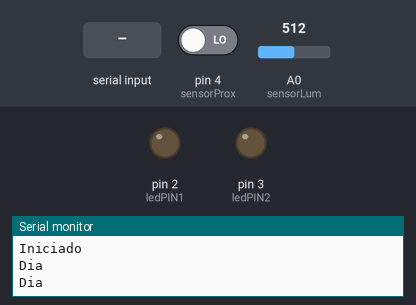
This sketch was run on a simulated Arduino Uno, built with avr-gcc and run on an emulated ATmega328P. Parts: output pins drawn as LEDs (lit = HIGH), the last lines printed to the serial monitor. Inputs (shaded band) come from the test bench; at power-on: A0 (sensorLum) = 512, pin 4 (sensorProx) LOW.

Above: at 10.8 s.
10.9 s: "2" received over Serial
At 20.9 s:
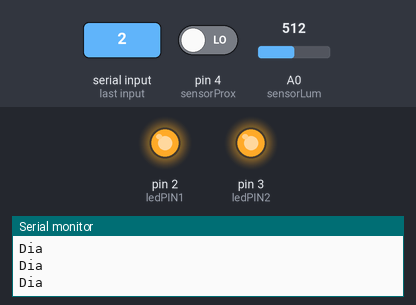
21.5 s: "1" received over Serial
At 30.9 s:
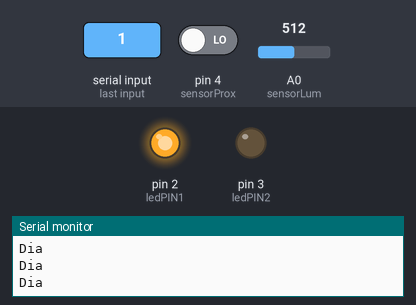
31.5 s: A0 (sensorLum) set to 33
33.0 s: A0 (sensorLum) set to 28
51.5 s: "0" received over Serial
At 60.9 s:
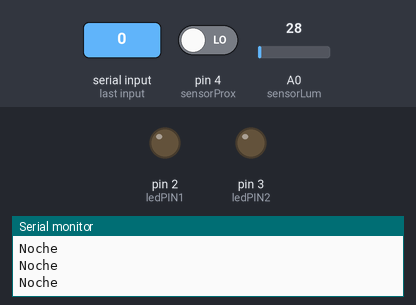
Timing chart, 0 to 62.4 s (numbered marks = the images above; inputs shaded):
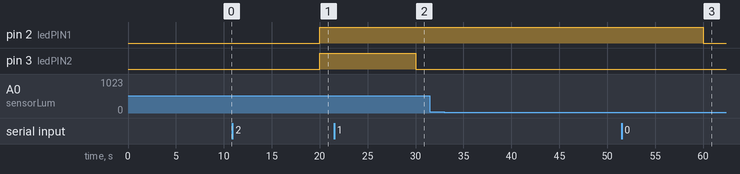

The sketch:

smart_light_arduino.ino
```cpp
/**************************************************************************************************************
 *     Programa: smart_light_arduino                                                                          *
 *     Autor: Estela Romero                                                                                   *
 *     Version: 1.0                                                                                           *
 *     Fecha: 07 Julio 2017                                                                                   *
 *     Descripcion: Haciendo uso de la comunicacion serie, el arduino envia tres                              *
 *     posibles estados a la Raspberry Pi en funcion de los niveles leidos de los                             *
 *     sensores de luz y presencia:                                                                           *
 *      - "Dia": hay luz suficiente para que se considere que es de dia                                       *
 *      - "Noche": no hay luz suficiente para que se considere que es de dia y no se detecta presencia        *
 *      - "Presencia": no hay luz suficiente para que se considere que es de dia y se detecta presencia       *
 *     A la vez, se lee por comunicacion serie la orden proveniente de la RPI y que actua sobre dos leds:     *
 *      - "0" (ningun led encendido) cuando es de dia                                                         *
 *      - "1" (un led encendido) cuando es de noche y no se detecta presencia                                 *
 *      - "2" (dos leds encendidos) cuando es de noche y se detecta presencia                                 *
 **************************************************************************************************************/

int sensorLum = 0;
int sensorProx = 4;
int luz;
int presencia;
int ledPIN1 = 2;
int ledPIN2 = 3;
char dato;

void setup() {
  Serial.begin(9600);
  Serial.println("Iniciado");
  pinMode(ledPIN1, OUTPUT);
  digitalWrite(ledPIN1, LOW);
  pinMode(ledPIN2, OUTPUT);
  digitalWrite(ledPIN2, LOW);
  pinMode(sensorProx, INPUT);
  pinMode(sensorLum, INPUT);
}

void loop() {
  luz = analogRead(sensorLum);
  presencia = digitalRead(sensorProx);
  if (luz > 30){
    Serial.println("Dia");
  }
  else{
    if (presencia == 1){
      Serial.println("Presencia");
    }
    else{
      Serial.println("Noche");
    }
  }
  delay(10000);

  if(Serial.available()>0){

    dato = Serial.read();
    if (dato == '2'){
      digitalWrite(ledPIN1,  HIGH);
      digitalWrite(ledPIN2, HIGH);
    }
    if (dato == '1'){
      digitalWrite(ledPIN1,  HIGH);
      digitalWrite(ledPIN2, LOW);
    }
    if(dato == '0'){
      digitalWrite(ledPIN1, LOW);
      digitalWrite(ledPIN2, LOW);
    }

  }

}
```

Measured:
- after the input at 10.9 s, pin 2 (ledPIN1), pin 3 (ledPIN2): LOW → HIGH after 9.1 s
- after the input at 21.5 s, pin 3 (ledPIN2): HIGH → LOW after 8.5 s
- after the input at 31.5 s, every drawn part: stays the same
- after the input at 51.5 s, pin 2 (ledPIN1): HIGH → LOW after 8.5 s
